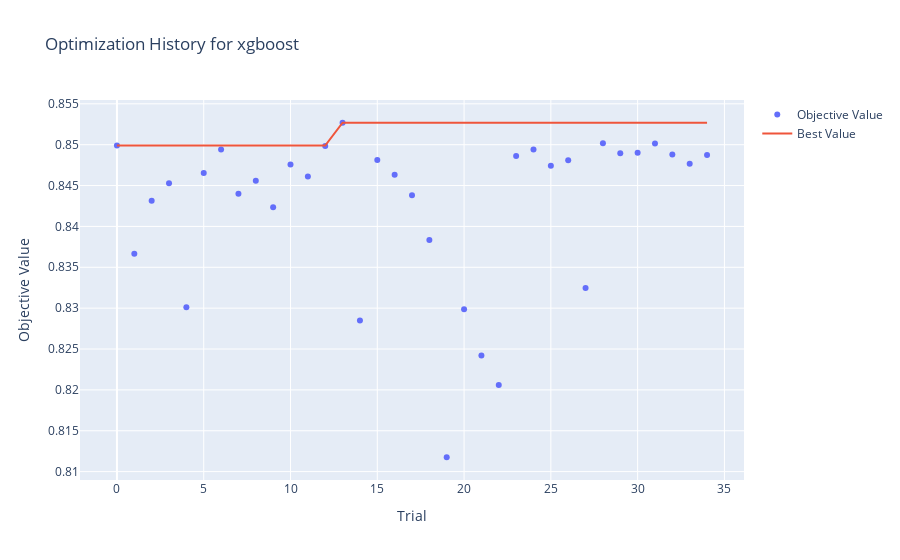
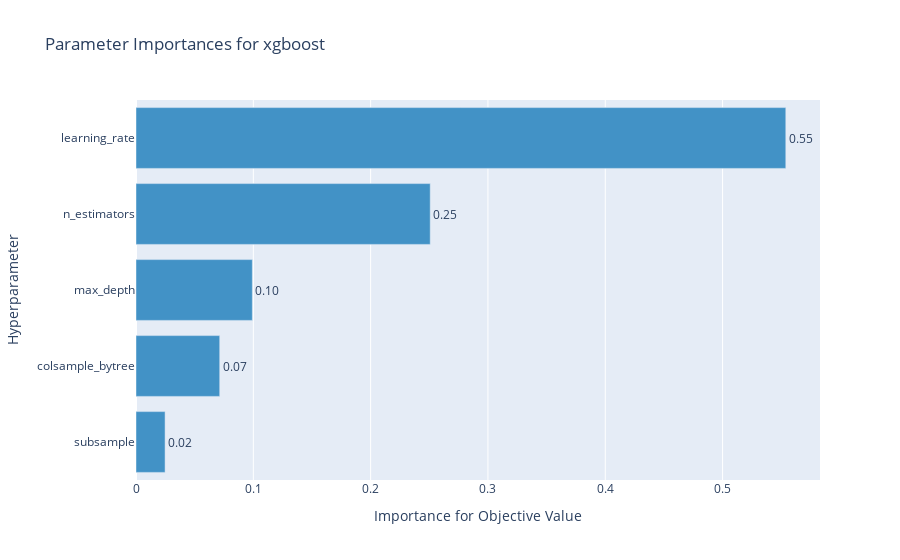

The notebook cell saved with these charts, in order:
### Markdown cell above
<h2> Regression

### Code cell
manualml = NoventisManualML(
    model_name='xgboost',
    task='regression',
    tune_hyperparameters=True,  
    n_trials=50,             
    cv_folds=5,               
    show_tuning_plots=True,     
    random_state=42
)

results = manualml.fit(
    df=df_housing,
    target_column='MedHouseVal',
    display_report=True,
    compare=True,
    explain=True,
)

### Figure 1 — Plotly figure (JSON) as saved in the notebook; plotly's stock layout.template omitted (floating-point values rounded to 4 significant figures)
{"data": [{"mode": "markers", "name": "Objective Value", "type": "scatter", "x": [0, 1, 2, 3, 4, 5, 6, 7, 8, 9, 10, 11, 12, 13, 14, 15, 16, 17, 18, 19, 20, 21, 22, 23, 24, 25, 26, 27, 28, 29, 30, 31, 32, 33, 34], "y": [0.8499, 0.8367, 0.8431, 0.8453, 0.8301, 0.8465, 0.8494, 0.844, 0.8456, 0.8423, 0.8476, 0.8461, 0.8498, 0.8527, 0.8285, 0.8481, 0.8463, 0.8438, 0.8383, 0.8118, 0.8299, 0.8242, 0.8206, 0.8486, 0.8494, 0.8474, 0.8481, 0.8325, 0.8502, 0.8489, 0.849, 0.8501, 0.8488, 0.8477, 0.8487]}, {"mode": "lines", "name": "Best Value", "type": "scatter", "x": [0, 1, 2, 3, 4, 5, 6, 7, 8, 9, 10, 11, 12, 13, 14, 15, 16, 17, 18, 19, 20, 21, 22, 23, 24, 25, 26, 27, 28, 29, 30, 31, 32, 33, 34], "y": [0.8499, 0.8499, 0.8499, 0.8499, 0.8499, 0.8499, 0.8499, 0.8499, 0.8499, 0.8499, 0.8499, 0.8499, 0.8499, 0.8527, 0.8527, 0.8527, 0.8527, 0.8527, 0.8527, 0.8527, 0.8527, 0.8527, 0.8527, 0.8527, 0.8527, 0.8527, 0.8527, 0.8527, 0.8527, 0.8527, 0.8527, 0.8527, 0.8527, 0.8527, 0.8527]}, {"marker": {"color": "#cccccc"}, "mode": "markers", "name": "Infeasible Trial", "showlegend": false, "type": "scatter", "x": [], "y": []}], "layout": {"title": {"text": "Optimization History for xgboost"}, "xaxis": {"title": {"text": "Trial"}}, "yaxis": {"title": {"text": "Objective Value"}}}}

### Figure 2 — Plotly figure (JSON) as saved in the notebook; plotly's stock layout.template omitted (floating-point values rounded to 4 significant figures)
{"data": [{"cliponaxis": false, "hovertemplate": ["subsample (FloatDistribution): 0.024789930896198333<extra></extra>", "colsample_bytree (FloatDistribution): 0.07136473425975931<extra></extra>", "max_depth (IntDistribution): 0.09916841582910757<extra></extra>", "n_estimators (IntDistribution): 0.25079497438232234<extra></extra>", "learning_rate (FloatDistribution): 0.5538819446326126<extra></extra>"], "marker": {"color": "rgb(66,146,198)"}, "orientation": "h", "text": ["0.02", "0.07", "0.10", "0.25", "0.55"], "textposition": "outside", "type": "bar", "x": [0.02479, 0.07136, 0.09917, 0.2508, 0.5539], "y": ["subsample", "colsample_bytree", "max_depth", "n_estimators", "learning_rate"]}], "layout": {"showlegend": false, "title": {"text": "Parameter Importances for xgboost"}, "xaxis": {"title": {"text": "Importance for Objective Value"}}, "yaxis": {"title": {"text": "Hyperparameter"}}}}
